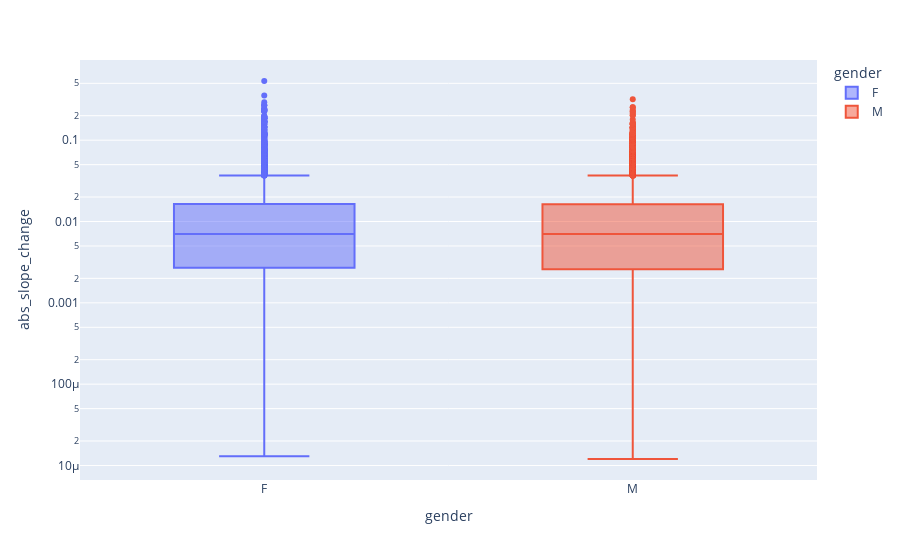

The cell this chart's notebook holds for it:
### Code cell
fig = px.box(name_by_gender_df, x='gender', y='abs_slope_change', color='gender')
fig.update_yaxes(type="log")
fig.show()

### Figure 1 — Plotly figure (JSON) as saved in the notebook; plotly's stock layout.template omitted (floating-point values rounded to 4 significant figures; data arrays with more than 128 entries replaced by an {"elided": "..."} marker saying what was removed)
{"data": [{"alignmentgroup": "True", "hovertemplate": "gender=%{x}<br>abs_slope_change=%{y}<extra></extra>", "legendgroup": "F", "marker": {"color": "#636efa"}, "name": "F", "notched": false, "offsetgroup": "F", "orientation": "v", "showlegend": true, "type": "box", "x": {"elided": "7107 str values"}, "x0": " ", "xaxis": "x", "y": {"elided": "7107 float values"}, "y0": " ", "yaxis": "y"}, {"alignmentgroup": "True", "hovertemplate": "gender=%{x}<br>abs_slope_change=%{y}<extra></extra>", "legendgroup": "M", "marker": {"color": "#EF553B"}, "name": "M", "notched": false, "offsetgroup": "M", "orientation": "v", "showlegend": true, "type": "box", "x": {"elided": "9487 str values"}, "x0": " ", "xaxis": "x", "y": {"elided": "9487 float values"}, "y0": " ", "yaxis": "y"}], "layout": {"boxmode": "overlay", "legend": {"title": {"text": "gender"}, "tracegroupgap": 0}, "margin": {"t": 60}, "xaxis": {"anchor": "y", "categoryarray": ["F", "M"], "categoryorder": "array", "domain": [0, 1], "title": {"text": "gender"}}, "yaxis": {"anchor": "x", "domain": [0, 1], "title": {"text": "abs_slope_change"}, "type": "log"}}}
